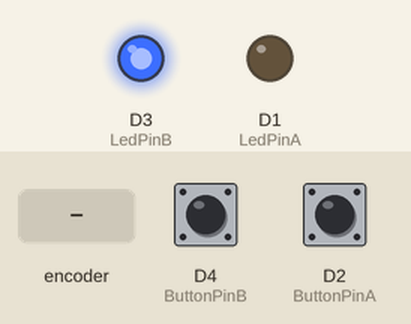
Recording of a sketch running on a simulated ESP8266 (NodeMCU). Parts: output pins drawn as LEDs (lit = HIGH). Inputs (shaded band) come from the test bench; at power-on: D4 (ButtonPinB) LOW, D2 (ButtonPinA) LOW.

Above: at 1.2 s.
1.3 s: rotary encoder on D2 (ButtonPinA) / D4 (ButtonPinB) turned 3 steps (first pin leading)
Timing chart, 0 to 4.3 s (numbered marks = the images above; inputs shaded):
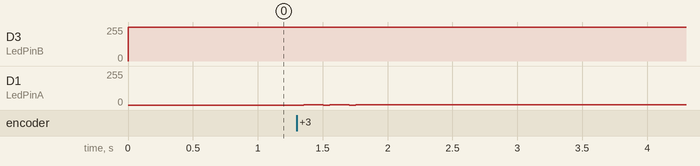

Measured:
- after the input at 1.3 s, D3 (LedPinB): 255/255 → 254/255 after 0.05 s; D1 (LedPinA): 0/255 → 1/255 after 0.05 s

The sketch:

Light_Cup_Sensor.ino
```cpp
/* @Date    : 25-Sep-2019
 * @Author  : Vivek Yadav
   @Brief   : Light Cup Sensor
   @Version : v.01(NodeMcu 12E)

   @Working :  KY-027 Magic Light Cup Module is a set of two boards
               , each one has a led and a mercury tilt switch. Using
               PWM to drive the LEDs on each module you can achieve
               the effect of light being "magically" transferred from
               one module to the other when tilting them.

               In this Arduino sketch we'll use both KY-027 modules to
               create the magic light cup effect. The mercury switches
               in each module provide a digital signal that is used to
               regulate the brightness of the LEDs using using PWM.
               Tilting the modules will decrease the brightness on one
               module while increasing it on the other one, creating
               the illusion of light magically passing from one module
               to the other.


   @Notice  : Not working as aspected....:-(
*/

// G connect to GND
// + connect to 5V
// L connect pin D1(1st module) & D3(2nd module)
// S connect pin D2(1st module) & D4(2nd module)

#define LedPinA  D1
#define ButtonPinA D2

#define LedPinB  D3
#define ButtonPinB D4

int buttonStateA = 0;
int buttonStateB = 0;
int brightness = 0;

void setup ()
{
  pinMode (LedPinA, OUTPUT);
  pinMode (LedPinB, OUTPUT);
  pinMode (ButtonPinA, INPUT);
  pinMode (ButtonPinB, INPUT);
}
void loop ()
{
  buttonStateA = digitalRead (ButtonPinA);
  if (buttonStateA == HIGH && brightness != 255)
  {
    brightness += 1;
  }
  buttonStateB = digitalRead (ButtonPinB);
  if (buttonStateB == HIGH && brightness != 0)
  {
    brightness -= 1;
  }
  analogWrite (LedPinA, brightness); // A few Guan Yuan (ii) ?
  analogWrite (LedPinB, 255 - brightness);// B Yuan (ii) a few Bang ?
  delay (25);
}
```
